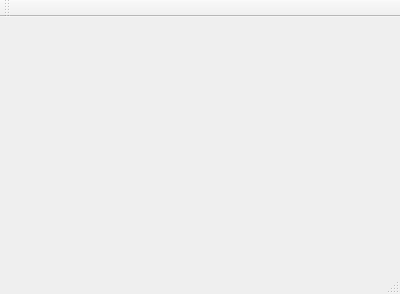
<?xml version="1.0" encoding="UTF-8"?>
<ui version="4.0">
 <class>MainWindow</class>
 <widget class="QMainWindow" name="MainWindow">
  <property name="geometry">
   <rect>
    <x>0</x>
    <y>0</y>
    <width>400</width>
    <height>294</height>
   </rect>
  </property>
  <property name="windowTitle">
   <string>MainWindow</string>
  </property>
  <widget class="QWidget" name="centralWidget">
   <widget class="QCustomPlot" name="widget" native="true">
    <property name="geometry">
     <rect>
      <x>30</x>
      <y>20</y>
      <width>341</width>
      <height>211</height>
     </rect>
    </property>
   </widget>
  </widget>
  <widget class="QMenuBar" name="menuBar">
   <property name="geometry">
    <rect>
     <x>0</x>
     <y>0</y>
     <width>400</width>
     <height>27</height>
    </rect>
   </property>
  </widget>
  <widget class="QToolBar" name="mainToolBar">
   <attribute name="toolBarArea">
    <enum>TopToolBarArea</enum>
   </attribute>
   <attribute name="toolBarBreak">
    <bool>false</bool>
   </attribute>
  </widget>
  <widget class="QStatusBar" name="statusBar"/>
 </widget>
 <layoutdefault spacing="6" margin="11"/>
 <customwidgets>
  <customwidget>
   <class>QCustomPlot</class>
   <extends>QWidget</extends>
   <header>qcustomplot.h</header>
   <container>1</container>
  </customwidget>
 </customwidgets>
 <resources/>
 <connections/>
</ui>
